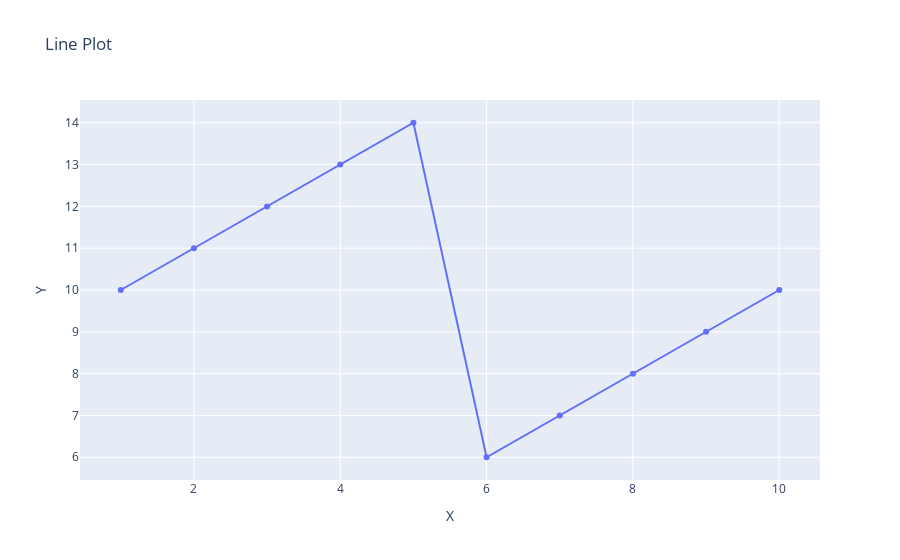

Notebook cell for this chart:
### Code cell
# compare with (matplotlib)
import plotly.graph_objects as go 

fig = go.Figure(go.Scatter(x=x,y=y))

fig.update_layout(
    title="Line Plot",
    xaxis_title = "X",
    yaxis_title = "Y"
)

fig.show()

### Figure 1 — Plotly figure (JSON) as saved in the notebook; plotly's stock layout.template omitted (floating-point values rounded to 4 significant figures)
{"data": [{"type": "scatter", "x": [1, 2, 3, 4, 5, 6, 7, 8, 9, 10], "y": [10, 11, 12, 13, 14, 6, 7, 8, 9, 10]}], "layout": {"title": {"text": "Line Plot"}, "xaxis": {"title": {"text": "X"}}, "yaxis": {"title": {"text": "Y"}}}}
